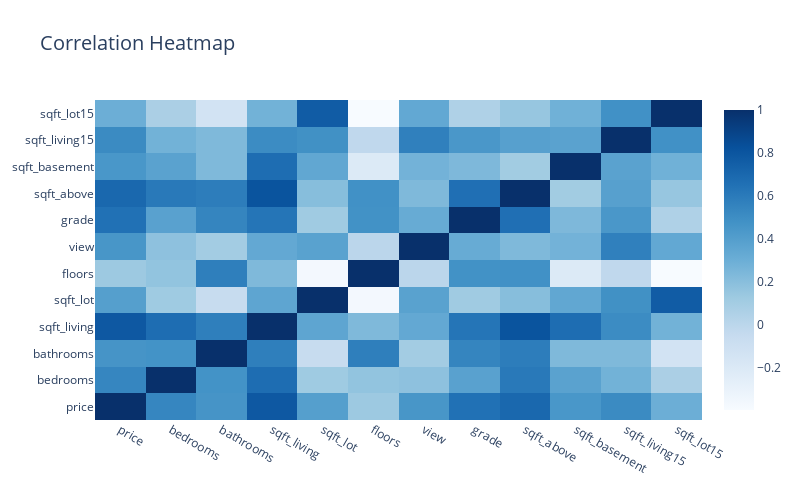

The notebook cell this image was saved under:
### Code cell
# Mapa de correlação
corr = ndf.corr()
corr.iplot(kind='heatmap',colorscale='Blues',hoverinfo='all',
           layout = go.Layout(title='Correlation Heatmap',titlefont=dict(size=20),autosize = False ,width = 800,height=500))

### Figure 1 — Plotly figure (JSON) as saved in the notebook; plotly's stock layout.template omitted (floating-point values rounded to 4 significant figures; data arrays with more than 128 entries replaced by an {"elided": "..."} marker saying what was removed)
{"data": [{"colorscale": [[0, "rgb(247,251,255)"], [0.125, "rgb(222,235,247)"], [0.25, "rgb(198,219,239)"], [0.375, "rgb(158,202,225)"], [0.5, "rgb(107,174,214)"], [0.625, "rgb(66,146,198)"], [0.75, "rgb(33,113,181)"], [0.875, "rgb(8,81,156)"], [1, "rgb(8,48,107)"]], "type": "heatmap", "x": ["price", "bedrooms", "bathrooms", "sqft_living", "sqft_lot", "floors", "view", "grade", "sqft_above", "sqft_basement", "sqft_living15", "sqft_lot15"], "y": ["price", "bedrooms", "bathrooms", "sqft_living", "sqft_lot", "floors", "view", "grade", "sqft_above", "sqft_basement", "sqft_living15", "sqft_lot15"], "z": {"elided": "12x12 float values"}, "zmax": 1, "zmin": -0.3977}], "layout": {"autosize": false, "height": 500, "title": {"font": {"size": 20}, "text": "Correlation Heatmap"}, "width": 800, "xaxis": {"autorange": true, "range": [-0.5, 11.5], "type": "category"}, "yaxis": {"autorange": true, "range": [-0.5, 11.5], "type": "category"}}}
